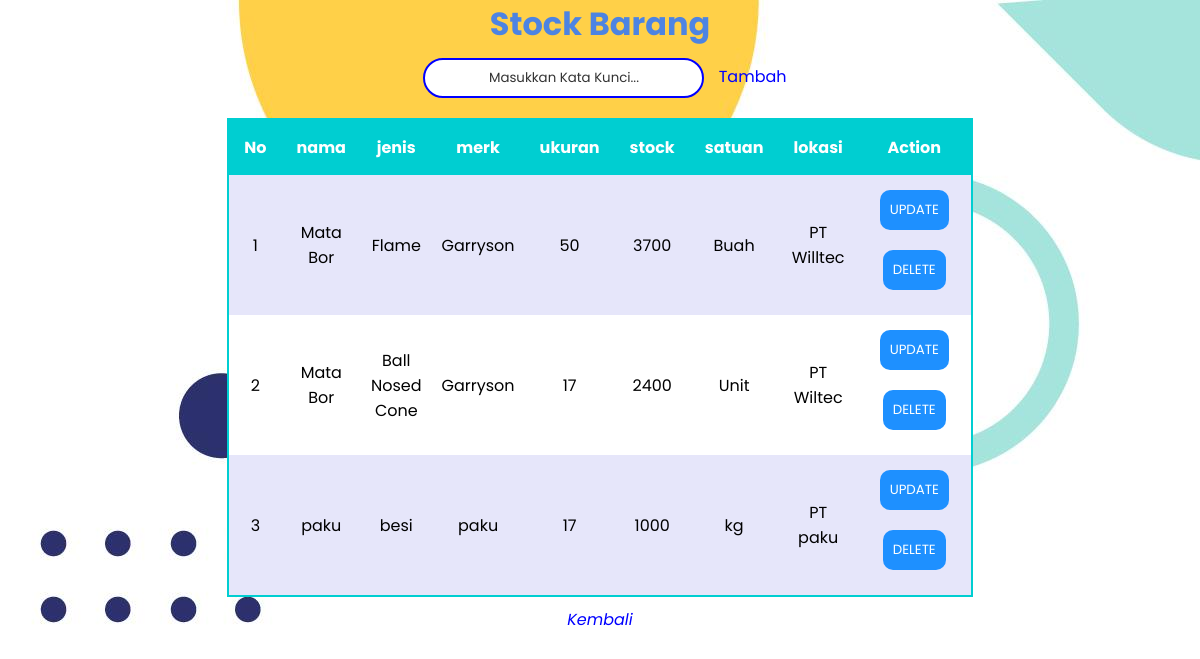
Page /admin/barang.php (signed in) on the committed database.
### tables this page shows
CREATE TABLE `sstock_brg` (
  `idx` int(11) NOT NULL,
  `nama` varchar(55) NOT NULL,
  `jenis` varchar(30) NOT NULL,
  `merk` varchar(40) NOT NULL,
  `ukuran` varchar(20) NOT NULL,
  `stock` int(12) NOT NULL,
  `satuan` varchar(10) NOT NULL,
  `lokasi` varchar(55) NOT NULL
);

### admin/barang.php (the view, shortened to what this page needs)
<?php
require '../koneksi.php';
$read_sql = "SELECT * FROM sstock_brg";
$result = mysqli_query($conn, $read_sql);
$stock = [];
while ($row = mysqli_fetch_assoc($result)) {
    $stock[] = $row;
}
?>
<!DOCTYPE html>
<html lang="en">
<head>
    <link rel = "stylesheet" type = "text/css" href = "../style/style.css";
    <script
    src="https://kit.fontawesome.com/64d58efce2.js"
    ></script>
</head>
<body>
<center>
    <div class="container">
    <h1>Stock Barang</h1>
    <input type="text" name="keyword" id="keyword" placeholder="Masukkan Kata Kunci..." required>
    <a id="tambah" class="tambah" href="#">Tambah</a>
    <div id="table">
        <table class="table" >
            <tr>
                <th>No</th>
                <th><a class="column_sort" id="nama" data-order="desc" href="#" >nama</a></th>
                <th><a class="column_sort" id="jenis" data-order="desc" href="#" >jenis</a></th>
                <th><a class="column_sort" id="merk" data-order="desc" href="#" >merk</a></th>
                <th><a class="column_sort" id="ukuran" data-order="desc" href="#" >ukuran</a></th>
                <th><a class="column_sort" id="stock" data-order="desc" href="#" >stock</a></th>
                <th><a class="column_sort" id="satuan" data-order="desc" href="#" >satuan</a></th>
                <th><a class="column_sort" id="lokasi" data-order="desc" href="#" >lokasi</a></th>
                <th>Action</th>
            </tr>
            <?php $i = 1; ?>
            <?php foreach ($stock as $gd) : ?>
                <tr>
                    <td><?= $i; ?></td>
                    <td><?= $gd["nama"]; ?></td>
                    <td><?= $gd["jenis"]; ?></td>
                    <td><?= $gd["merk"]; ?></td>
                    <td><?= $gd["ukuran"]; ?></td>
                    <td><?= $gd["stock"]; ?></td>
                    <td><?= $gd["satuan"]; ?></td>
                    <td><?= $gd["lokasi"]; ?></td>
                    <td>
                        <a href="editBarang.php?id=<?= $gd["idx"]; ?>"><button class="">UPDATE</button></a>
                        <form action="" method="POST">
                            <button type="submit" name="hapus">DELETE</button>
                        </form>
                    </td>
                </tr>
                <?php $i++; ?>
            <?php endforeach; ?>
        </table>
    </div>
        <i class="fas fa-chevron-circle-left"><a href="menu.php">Kembali</a></i>
    </div>
</center>
</body>
</html>

### style/style.css (style rules this page uses)
* { margin: 0; padding: 0; box-sizing: border-box; font-family: "Poppins", sans-serif; }
body { font-family: sans-serif; margin: 0; background-image: url(../image/5291450.jpg); }
a { text-decoration: none; color: blue; }
form { padding: 10px 10px; color: rgb(29, 133, 218); }
.table { padding: 5px; margin: 10px; border-collapse: collapse; width: 50%; margin-right: 5%; margin-left: 5%; }
td { text-align: center; padding: 10px; }
tr:nth-child(even) { background-color: lavender; }
th { background-color: darkturquoise; color: white; padding: 15px; }
button { padding: 10px 10px; color: white; background-color: dodgerblue; border: 0; border-radius: 10px; cursor: pointer; margin: 5px; }
input { width: auto; height: 40px; border-radius: 50px; border: 2px solid blue; padding: 10px; margin: 10px; }
input::placeholder { text-align: center; color: #333; }
.container h1 { color: #4d84e2; }
.form-container h2, .form-container a, .form-container label, #table a { color: #fff; }
.table { background-color: #fff; border: 2px solid darkturquoise; }

### rows in the picture
sstock_brg: nama "Mata Bor", jenis "Flame", merk "Garryson", ukuran "50", stock "3700", satuan "Buah", lokasi "PT Willtec"
sstock_brg: nama "Mata Bor", jenis "Ball Nosed Cone", merk "Garryson", ukuran "17", stock "2400", satuan "Unit", lokasi "PT Wiltec"
sstock_brg: nama "paku", jenis "besi", merk "paku", ukuran "17", stock "1000", satuan "kg", lokasi "PT paku"
